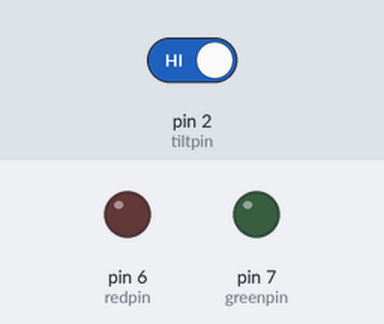
A sketch run on a simulated Arduino Uno, built with avr-gcc and run on an emulated ATmega328P. Parts: output pins drawn as LEDs (lit = HIGH). The test bench sets the inputs (shaded band); at power-on: pin 2 (tiltpin) HIGH.

Above: at 1.2 s.
1.3 s: pin 2 (tiltpin) driven LOW
At 2.2 s:
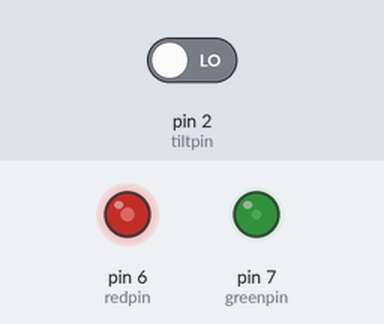
2.8 s: pin 2 (tiltpin) driven HIGH
At 4.1 s:
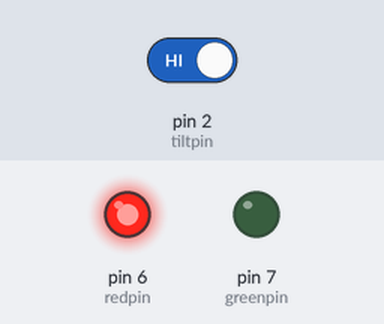
Timing chart, 0 to 5.8 s (numbered marks = the images above; inputs shaded):
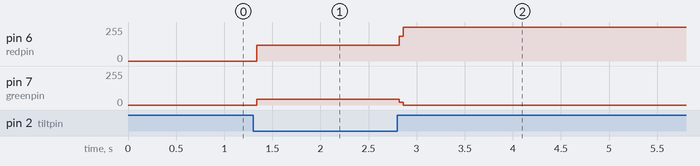

Measured:
- after the input at 1.3 s, pin 6 (redpin): 0/255 → 118/255 at once; pin 7 (greenpin): 0/255 → 45/255 at once
- after the input at 2.8 s, pin 6 (redpin): 118/255 → 255/255 at once; pin 7 (greenpin): 45/255 → 0/255 at once

The sketch:

tilt_switch.ino
```cpp
int tiltpin=2;
int redpin=6;
int greenpin=7;
int tiltval;
void setup() {
  // put your setup code here, to run once:
  pinMode(tiltpin,INPUT);
  digitalWrite(tiltpin,HIGH);
  pinMode(redpin,OUTPUT);
  pinMode(greenpin,OUTPUT);
}

void loop() {
  // put your main code here, to run repeatedly:
  tiltval=digitalRead(tiltpin);
  if(tiltval==0)
  {
    digitalWrite(redpin,LOW);
    digitalWrite(greenpin,HIGH);
  }
  if(tiltval==0)
  {
    digitalWrite(greenpin,LOW);
    digitalWrite(redpin,HIGH);
  }


}
```
